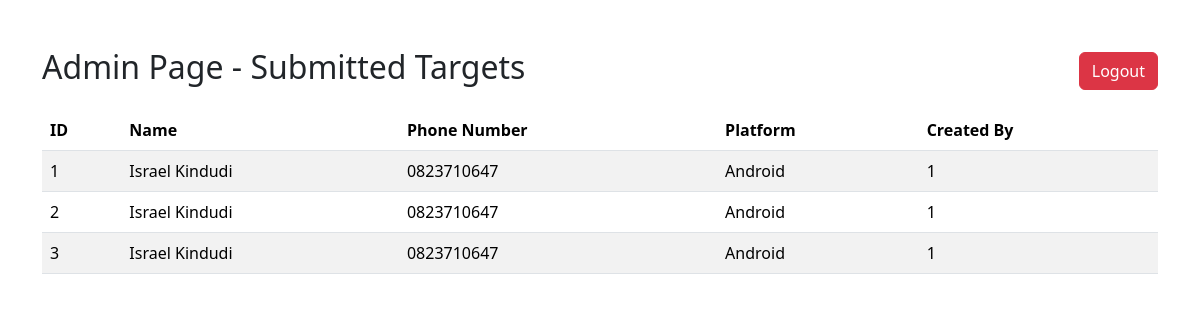
The page /admin (signed in) on the database its author committed.
### tables this page shows
CREATE TABLE target (
                            id INTEGER PRIMARY KEY AUTOINCREMENT,
                            name TEXT NOT NULL,
                            phone_number TEXT NOT NULL,
                            password TEXT NOT NULL,
                            platform TEXT NOT NULL,
                            created_by INTEGER,
                            FOREIGN KEY (created_by) REFERENCES users(id)
                        );

### app.py (the view)
@app.route('/admin')
def admin():
    if 'user_id' not in session:
        flash('Please log in to access this page.', 'warning')
        return redirect(url_for('login'))
    with get_db_connection() as conn:
        targets = conn.execute('SELECT * FROM target').fetchall()
    return render_template('admin.html', targets=targets)

### app.py (called while the page is built)
def get_db_connection():
    conn = sqlite3.connect('user_data.db', timeout=10)  # Increase timeout to 10 seconds
    conn.row_factory = sqlite3.Row
    return conn

### templates/admin.html (shortened to what this page needs)
<!DOCTYPE html>
<html lang="en">
<head>
  <link href="{{ url_for('static', filename='assets/vendor/bootstrap/css/bootstrap.min.css') }}" rel="stylesheet">
</head>
<body>
  <div class="container mt-5">
    <div class="d-flex justify-content-between align-items-center mb-3">
      <h2>Admin Page - Submitted Targets</h2>
      <a href="{{ url_for('logout') }}" class="btn btn-danger">Logout</a>
    </div>
    <table class="table table-striped">
      <thead>
        <tr>
          <th>ID</th>
          <th>Name</th>
          <th>Phone Number</th>
          <th>Platform</th>
          <th>Created By</th>
        </tr>
      </thead>
      <tbody>
        {% for target in targets %}
        <tr>
          <td>{{ target.id }}</td>
          <td>{{ target.name }}</td>
          <td>{{ target.phone_number }}</td>
          <td>{{ target.platform }}</td>
          <td>{{ target.created_by }}</td>
        </tr>
        {% endfor %}
      </tbody>
    </table>
  </div>
</body>
</html>

### rows shown on the page
target: id "1", name "Israel Kindudi", phone_number "0823710647", platform "Android", created_by "1"
target: id "2", name "Israel Kindudi", phone_number "0823710647", platform "Android", created_by "1"
target: id "3", name "Israel Kindudi", phone_number "0823710647", platform "Android", created_by "1"
